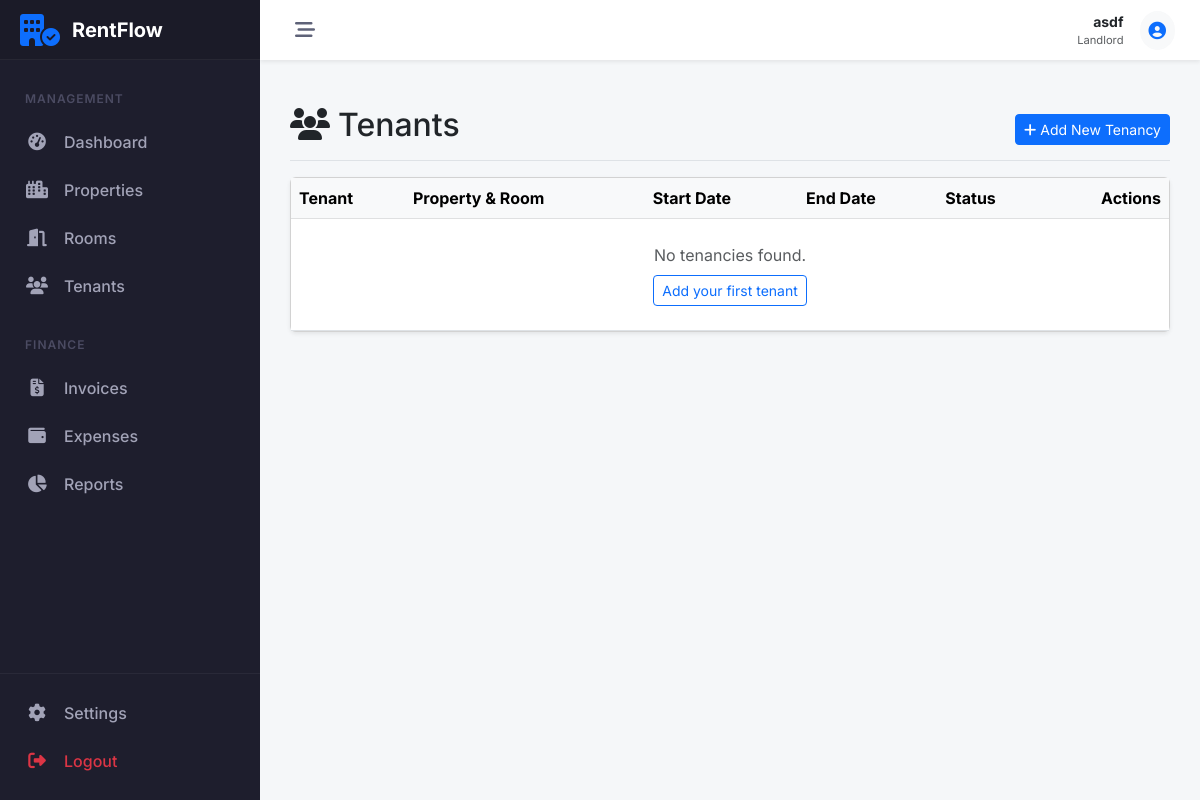
Before: /properties/tenancies/ (signed in) with the older database file.
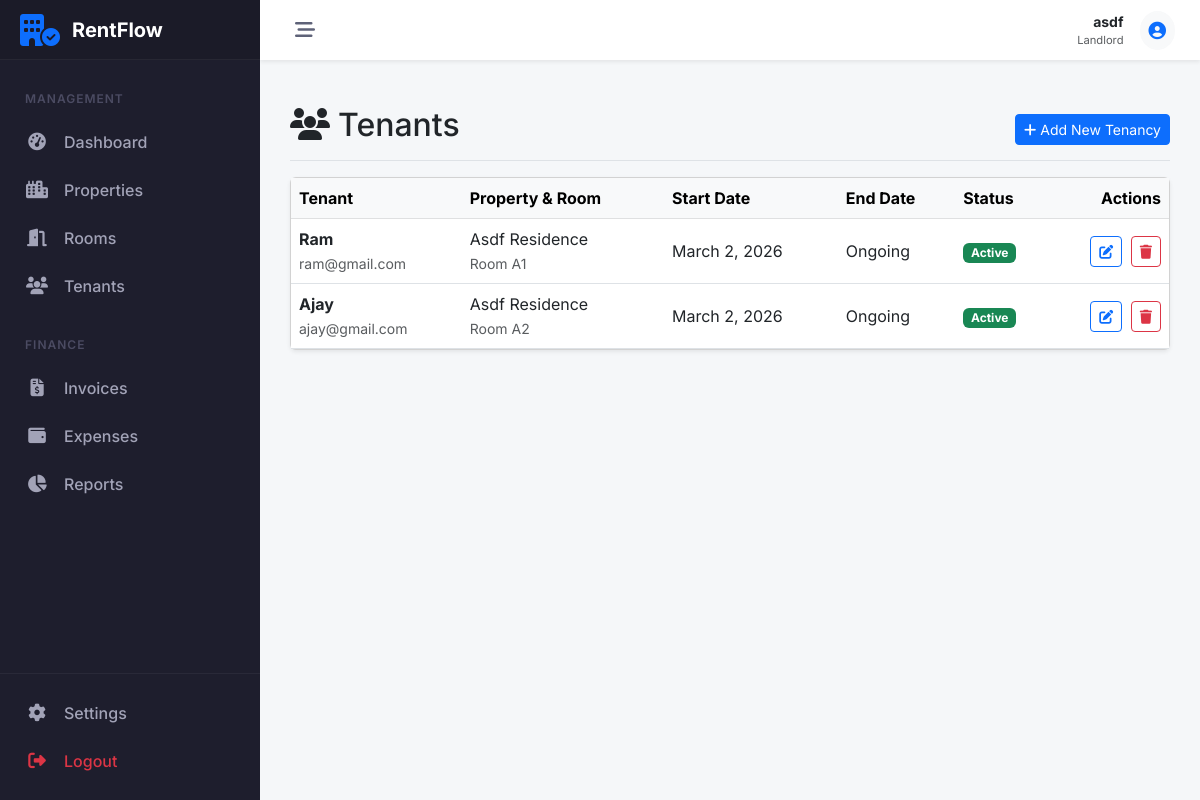
After: the same page with the newer database file.
### properties/models.py (models this page shows, shortened)
class Tenancy(models.Model):
    tenant = models.ForeignKey(User, on_delete=models.CASCADE, related_name='tenancies')
    room = models.ForeignKey(Room, on_delete=models.CASCADE, related_name='tenancies')
    start_date = models.DateField()
    end_date = models.DateField(null=True, blank=True)
    is_active = models.BooleanField(default=True, db_index=True)
    class Meta:
        verbose_name_plural = "Tenancies"

class Room(models.Model):
    property = models.ForeignKey(Property, on_delete=models.CASCADE, related_name='rooms')
    room_number = models.CharField(max_length=10)
    monthly_rent = models.DecimalField(max_digits=10, decimal_places=2)
    capacity = models.IntegerField(default=1)
    is_active = models.BooleanField(default=True)
    created_at = models.DateTimeField(auto_now_add=True)

class Property(models.Model):
    landlord = models.ForeignKey(User, on_delete=models.CASCADE, related_name='properties')
    name = models.CharField(max_length=100)
    address = models.TextField()
    description = models.TextField(blank=True)
    created_at = models.DateTimeField(auto_now_add=True)
    class Meta:
        verbose_name_plural = "Properties"

### properties/views.py (the view)
# urls.py: path('tenancies/', TenancyListView.as_view(), name='tenancy_list'),
class TenancyListView(LandlordRequiredMixin, ListView):
    model = Tenancy
    template_name = 'properties/tenancy_list.html'
    context_object_name = 'tenancies'
    def get_queryset(self):
        return Tenancy.objects.filter(room__property__landlord=self.request.user).select_related('tenant', 'room__property')

### core/mixins.py (called while the page is built)
    def test_func(self):
        user = self.request.user
        return user.is_authenticated and hasattr(user, 'profile') and user.profile.role == 'LANDLORD'

### properties/templates/properties/tenancy_list.html (shortened to what this page needs)
{% extends 'core/base.html' %}
{% block content %}
<div class="d-flex justify-content-between flex-wrap flex-md-nowrap align-items-center pt-3 pb-2 mb-3 border-bottom">
    <h1 class="h2"><i class="fa-solid fa-users me-2"></i>Tenants</h1>
    <div class="btn-toolbar mb-2 mb-md-0">
        <a href="{% url 'properties:tenancy_add' %}" class="btn btn-sm btn-primary">
            <i class="fa-solid fa-plus me-1"></i>Add New Tenancy
        </a>
    </div>
</div>
<div class="card shadow-sm">
    <div class="card-body p-0">
        <div class="table-responsive">
            <table class="table table-hover align-middle mb-0">
                <thead class="table-light">
                    <tr>
                        <th>Tenant</th>
                        <th>Property & Room</th>
                        <th>Start Date</th>
                        <th>End Date</th>
                        <th>Status</th>
                        <th class="text-end">Actions</th>
                    </tr>
                </thead>
                <tbody>
                    {% for tenancy in tenancies %}
                    <tr>
                        <td>
                            <div class="fw-bold">{{ tenancy.tenant.username }}</div>
                            <small class="text-muted">{{ tenancy.tenant.email }}</small>
                        </td>
                        <td>
                            <div>{{ tenancy.room.property.name }}</div>
                            <small class="text-muted">Room {{ tenancy.room.room_number }}</small>
                        </td>
                        <td>{{ tenancy.start_date }}</td>
                        <td>{{ tenancy.end_date|default:"Ongoing" }}</td>
                        <td>
                            {% if tenancy.is_active %}
                            <span class="badge bg-success">Active</span>
                            {% else %}
                            <span class="badge bg-secondary">Inactive</span>
                            {% endif %}
                        </td>
                        <td class="text-end">
                            <a href="{% url 'properties:tenancy_edit' tenancy.pk %}"
                                class="btn btn-sm btn-outline-primary me-1" title="Edit">
                                <i class="fa-solid fa-pen-to-square"></i>
                            </a>
                            <a href="{% url 'properties:tenancy_delete' tenancy.pk %}"
                                class="btn btn-sm btn-outline-danger" title="Delete">
                                <i class="fa-solid fa-trash"></i>
                            </a>
                        </td>
                    </tr>
                    {% empty %}
                    <tr>
                        <td colspan="6" class="text-center py-4">
                            <div class="text-muted mb-2">No tenancies found.</div>
                            <a href="{% url 'properties:tenancy_add' %}" class="btn btn-sm btn-outline-primary">
                                Add your first tenant
                            </a>
                        </td>
                    </tr>
                    {% endfor %}
                </tbody>
            </table>
        </div>
    </div>
</div>
{% endblock %}

Changed rows visible on the page:
added Tenancy: tenant.username "Ram", tenant.email "ram@gmail.com", room.property.name "Asdf Residence", room.room_number "A1", start_date "March 2, 2026", end_date "Ongoing", is_active "Active"
added Tenancy: tenant.username "Ajay", tenant.email "ajay@gmail.com", room.property.name "Asdf Residence", room.room_number "A2", start_date "March 2, 2026", end_date "Ongoing", is_active "Active"
Other visible differences:
text no longer shown: "No tenancies found. Add your first tenant"
